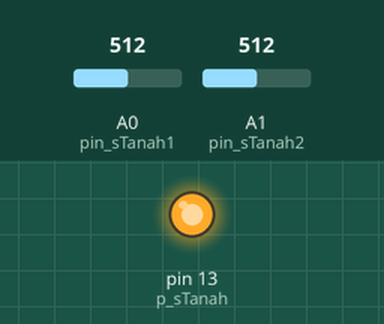
Recording of a sketch running on a simulated Arduino Uno, built with avr-gcc and run on an emulated ATmega328P. Parts: output pins drawn as LEDs (lit = HIGH). The test bench sets the inputs (shaded band); at power-on: A0 (pin_sTanah1) = 512, A1 (pin_sTanah2) = 512. What the sketch prints to the serial monitor is not drawn.

Above: at 0.1 s.
Timing chart, 0 to 1.6 s (numbered marks = the images above):
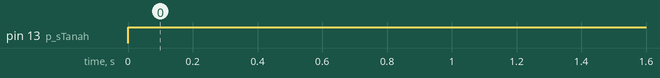

Measured:
- by itself, pin 13 (p_sTanah): LOW → HIGH at 0.00 s

The sketch:

soil-moisture-sensor-test.ino
```cpp
const int p_sTanah = 13;
const int pin_sTanah1 = A0;
const int pin_sTanah2 = A1;
int x = 0;

int senTanah(int dTanah) {
  int resTanah;
  //Sensor Tanah 1
  if(dTanah == 1){
    resTanah = analogRead(pin_sTanah1);
    return resTanah;
  } else
  //Sensor Tanah 2
  if(dTanah == 2){
    resTanah = analogRead(pin_sTanah2);
    return resTanah;
  }
}

void setup() {
  // put your setup code here, to run once:
  Serial.begin(115200);

  pinMode(p_sTanah, OUTPUT);
}

void loop() {
  // put your main code here, to run repeatedly:
  digitalWrite(p_sTanah, HIGH);
  delay(500);

  while(true) {
    Serial.print(senTanah(1));
    Serial.print(" ");
    Serial.println(senTanah(2));
    //x = x + 1;
    delay(1000);
  }

  digitalWrite(p_sTanah, LOW);

  //exit(0);
}
```
